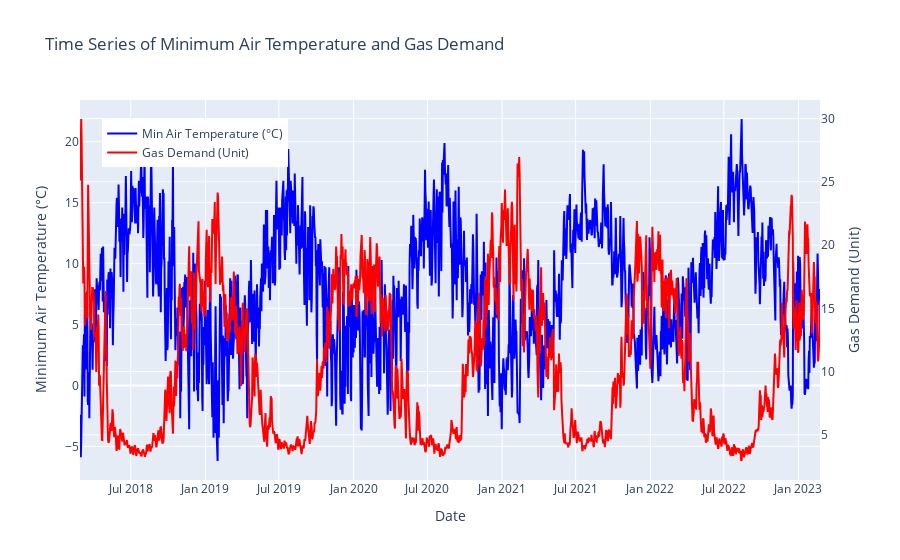

Here is the notebook cell this chart was saved with:
### Markdown cell above
Somewhat of a negative correlation, let's see timeseries.

### Code cell
import plotly.graph_objects as go

# Create a figure with secondary y-axis
fig = go.Figure()

# Add traces
fig.add_trace(
    go.Scatter(x=merged_data['date'], y=merged_data['airTemperature_min'], name="Min Air Temperature (°C)", 
               mode='lines', line=dict(color='blue'))
)

fig.add_trace(
    go.Scatter(x=merged_data['date'], y=merged_data['Value'], name="Gas Demand (Unit)", 
               mode='lines', line=dict(color='red'), yaxis='y2')
)

# Create axis objects
fig.update_layout(
    title="Time Series of Minimum Air Temperature and Gas Demand",
    xaxis_title="Date",
    yaxis=dict(
        title="Minimum Air Temperature (°C)",
    ),
    yaxis2=dict(
        title="Gas Demand (Unit)",
        anchor="free",
        overlaying="y",
        side="right",
        position=1
    ),
    legend=dict(x=0.03, y=0.95),
)

# Show the figure
fig.show()

### Figure 1 — Plotly figure (JSON) as saved in the notebook; plotly's stock layout.template omitted (floating-point values rounded to 4 significant figures; data arrays with more than 128 entries replaced by an {"elided": "..."} marker saying what was removed)
{"data": [{"line": {"color": "blue"}, "mode": "lines", "name": "Min Air Temperature (°C)", "type": "scatter", "x": {"elided": "2811 str values"}, "y": {"elided": "2811 float values"}}, {"line": {"color": "red"}, "mode": "lines", "name": "Gas Demand (Unit)", "type": "scatter", "x": {"elided": "2811 str values"}, "y": {"elided": "2811 float values"}, "yaxis": "y2"}], "layout": {"autosize": true, "legend": {"x": 0.03, "y": 0.95}, "title": {"text": "Time Series of Minimum Air Temperature and Gas Demand"}, "xaxis": {"autorange": true, "range": ["2018-02-26", "2023-02-23"], "title": {"text": "Date"}, "type": "date"}, "yaxis": {"autorange": true, "range": [-7.759, 23.43], "title": {"text": "Minimum Air Temperature (°C)"}, "type": "linear"}, "yaxis2": {"anchor": "free", "autorange": true, "overlaying": "y", "position": 1, "range": [1.429, 31.47], "side": "right", "title": {"text": "Gas Demand (Unit)"}, "type": "linear"}}}
